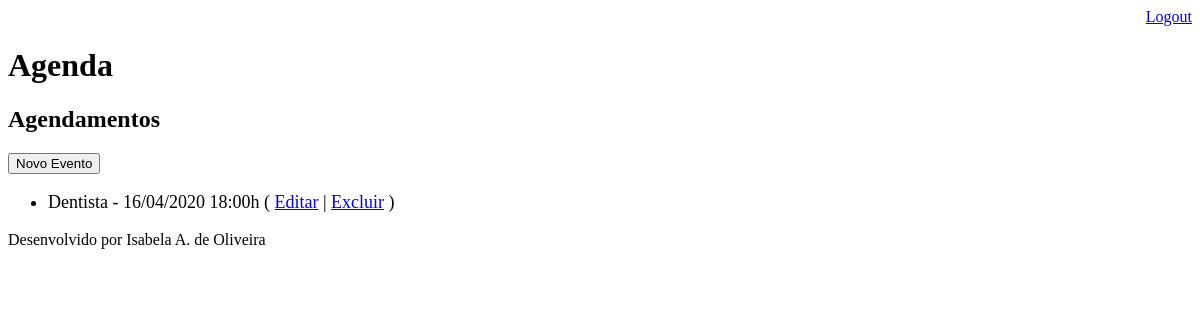
/agenda/ (signed in), run on an earlier commit of the app's database.
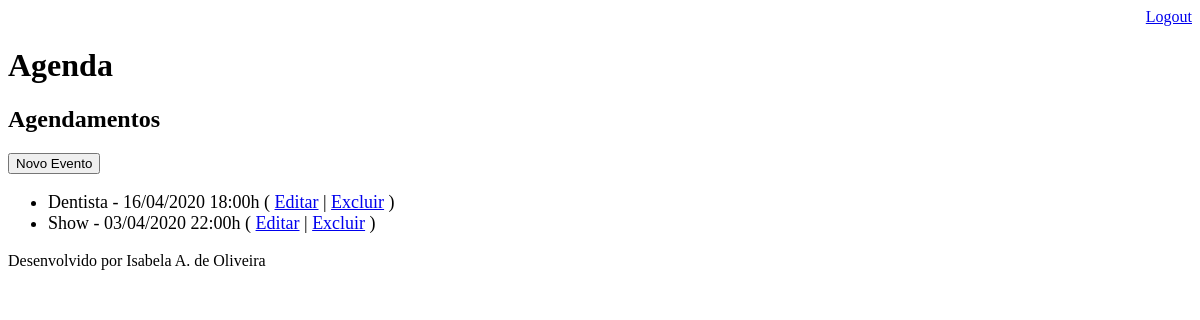
And on a later commit of the database.
### core/models.py (models this page shows, shortened)
class Evento(models.Model):
    titulo = models.CharField(max_length=100)
    descricao = models.TextField(blank=True, null=True)
    data_evento = models.DateTimeField(verbose_name='Data do Evento')
    data_criacao = models.DateTimeField(auto_now=True, verbose_name='Data de Criação')
    usuario = models.ForeignKey(User, on_delete=models.CASCADE)
    class Meta:  # Metadados, para definir o nome da tabela
        db_table = 'evento'
    def get_data_evento(self):
        return self.data_evento.strftime('%d/%m/%Y %H:%Mh')
    def get_evento_atrasado(self):
        if self.data_evento < datetime.now():
            return True
        else:
            return False

### core/views.py (the view)
# urls.py: path('agenda/', views.lista_eventos),
@login_required(login_url='/login/')
def lista_eventos(request):
    usuario = request.user
    data_atual = datetime.now() - timedelta(hours=1)
    evento = Evento.objects.filter(usuario=usuario,
                                   data_evento__gt=data_atual)  # lt só os vencidos
    dados = {'eventos': evento}
    return render(request, 'agenda.html', dados)

### templates/agenda.html (shortened to what this page needs)
<!DOCTYPE html>
{% extends "model-page.html" %}
{% block content %}
    <h2>Agendamentos</h2>
    <a href="evento/">
        <button type="button">Novo Evento</button>
    </a>
    <ul style="font-size: 18px">
        {% for evento in eventos %}
            <li>
                <div style=>
                {{evento.titulo}} - {{evento.get_data_evento}}
                ( <a href="evento/?id={{ evento.id }}">Editar</a> | <a href="evento/delete/{{ evento.id }}/">Excluir</a> )
                </div>
            </li>
        {% endfor %}
    </ul>
{% endblock %}

What changed in the data, as far as the page shows it:
added Evento: titulo "Show", get_data_evento "03/04/2020 22:00h"
